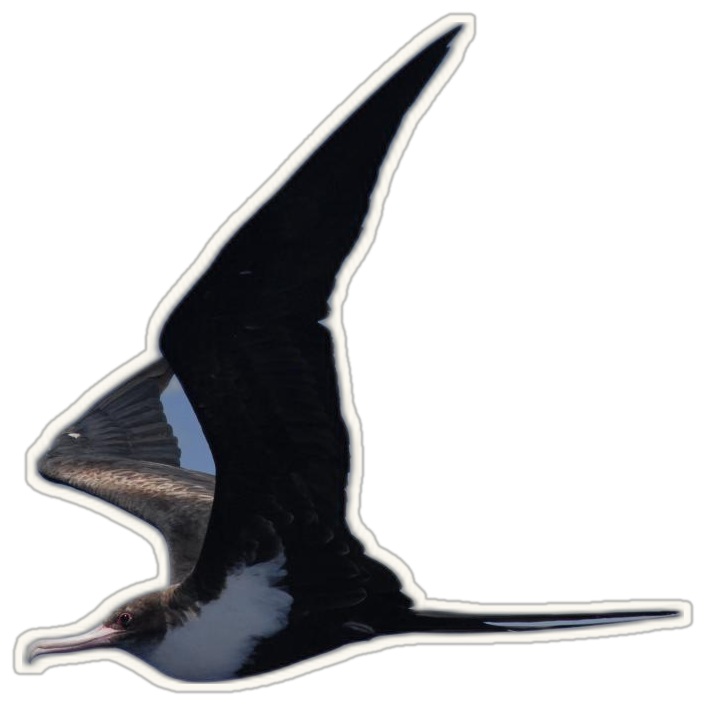
#> input picture العلم المدهش/frigatebird/assets/soar.png, 706 x 706 px
$ python art.py ../img/source/flight-noaa.jpg
#> lines starting #> are read from the running program, lines starting #| are printed output that depends on the picture; after the words box and inside, x2 and y2 are one past the last pixel; in counts of white or black regions, pixels touching at a corner belong together
### studio-kit/collage/cutout.py
"""Cut a subject out of a photo and turn it into a paper sticker (free, local: rembg + Pillow).
  python3 cutout.py in.jpg out.png [--outline 14] [--no-shadow] [--max 1400]
out.png = subject only, transparent background, white sticker outline, trimmed to the subject.
First run downloads the u2net model (~170 MB) into ~/.u2net."""
import argparse
from PIL import Image, ImageFilter, ImageOps

# [17 lines left out: function sticker, not called in this run]

def card(src, dst, max_side=1400, vintage=False):
    """photo prepared for a torn paper card (resized; optional faded vintage look)."""
    im = Image.open(src).convert("RGB"); im.thumbnail((max_side, max_side))
    if vintage:
        g = ImageOps.grayscale(im); im = ImageOps.colorize(ImageOps.autocontrast(g, 2), "#2a2018", "#f2e6cc")
    im.save(dst, quality=90)
    return im.size

# [3 lines that do not run on import are left out]

### العلم المدهش/frigatebird/tools/art.py
"""Printing plates made only from the credited photographs and published figure pixels.
Native photo cut-outs are kept in assets/; --recut is optional and needs rembg/u2netp.
"""
from pathlib import Path
import math, sys
import numpy as np
from PIL import Image, ImageDraw, ImageOps, ImageFilter
from scipy.ndimage import distance_transform_edt, maximum_filter, median_filter
P=Path(__file__).resolve().parents[1]; S=P/'img/source'; A=P/'assets'; A.mkdir(exist_ok=True)
sys.path.insert(0,str(P.parents[1]/'studio-kit/collage'))
import cutout
INK='#16383e'; RED='#b94236'; YELLOW='#ffcf39'

def cut():
    cutout.sticker(S/'flight-noaa.jpg',A/'soar.png',8,1500,'u2netp')
    cutout.sticker(S/'voirin.png',A/'tagged.png',6,900,'u2netp')

def clean_sky():
    # The model leaves a small triangular pocket of blue sky BETWEEN the wings.
    # Local colour key on the photographic pixels, never a hand-painted bird.
    im=Image.open(A/'soar.png').convert('RGBA'); a=np.array(im); r,g,b=a[:,:,:3].astype('int16').transpose(2,0,1); y,x=np.indices(r.shape)
#> in clean_sky, im is the input picture: PIL image 706x706 RGBA; mean R, G, B, A 23.4, 23.7, 24.8, 76.7
#> after `r, g, b = a[:, :, :3].astype('int16').transpose(2, 0, 1)`:
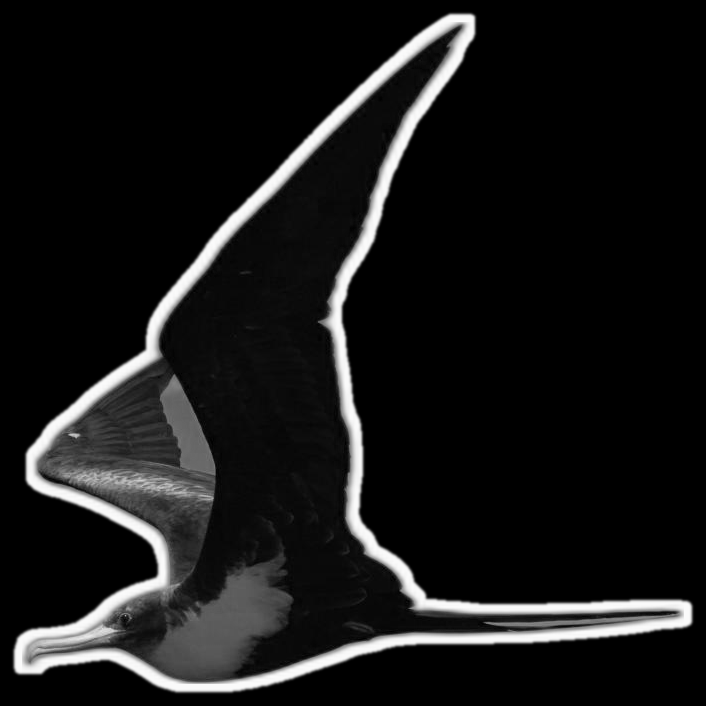
#> r: shape (706, 706) int16; min 0, max 250, mean 23.4
#> after `r, g, b = a[:, :, :3].astype('int16').transpose(2, 0, 1)`:
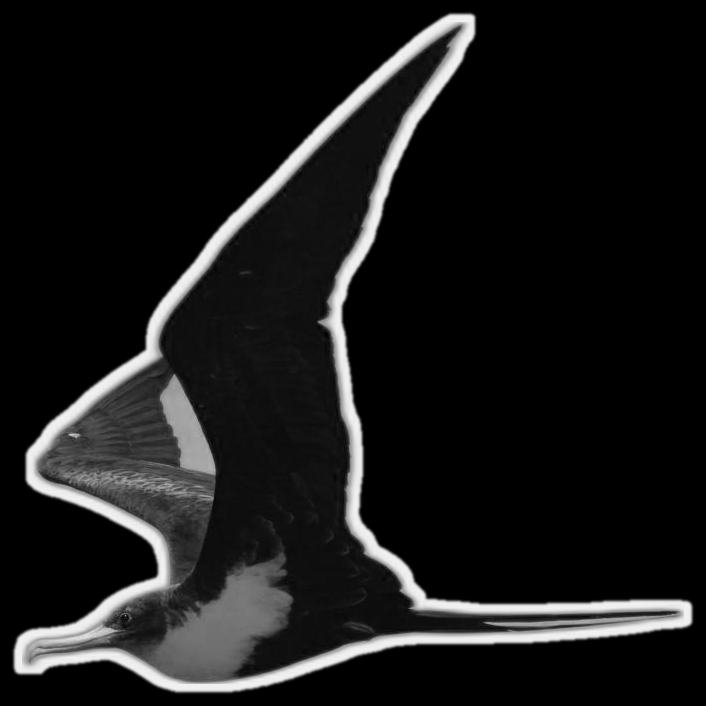
#> b: shape (706, 706) int16; min 0, max 240, mean 24.8
    mask=(x>98)&(x<257)&(y>260)&(y<507)&(b-r>24)&(b-g>10)&(r>65)&(g>88)&(a[:,:,3]>100)
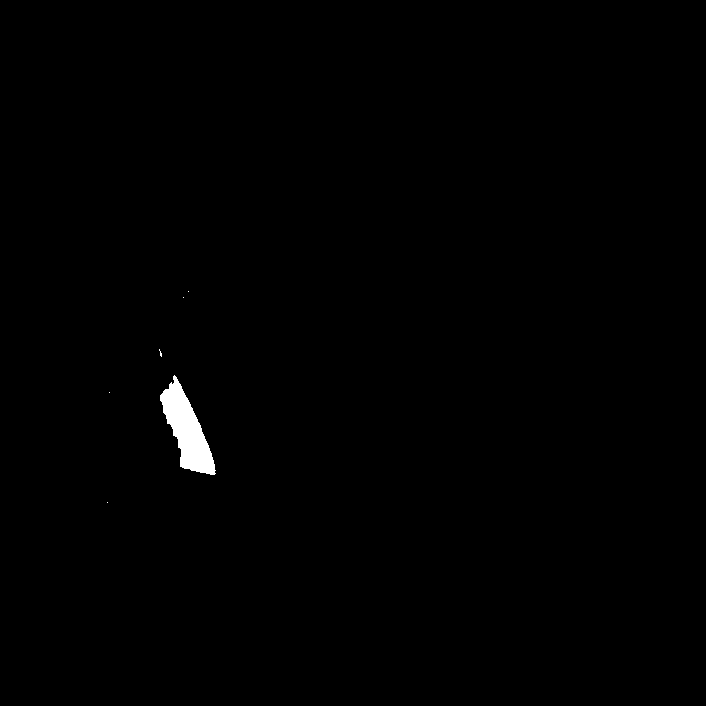
#> mask: shape (706, 706) bool; 0.52% white; 6 white regions (5 under 20 px), largest, box (x1, y1, x2, y2) and area: (160, 375, 216, 475) 2571
    if mask.any():
        near=distance_transform_edt(mask);a[:,:,:3]=np.where(((near>0)&(near<6))[:,:,None],np.array([250,248,240]),a[:,:,:3]);a[:,:,3]=np.where(near>6,0,a[:,:,3])
    Image.fromarray(a).save(A/'flight.png')

def plates():
    # Regrade contextual ocean only. The documentary birds are not recoloured.
    ocean=Image.open(S/'wave.jpg').convert('RGB'); ocean=ImageOps.colorize(ImageOps.autocontrast(ImageOps.grayscale(ocean),1),'#123b49','#c6e0d8');ocean.save(A/'ocean.jpg',quality=94)
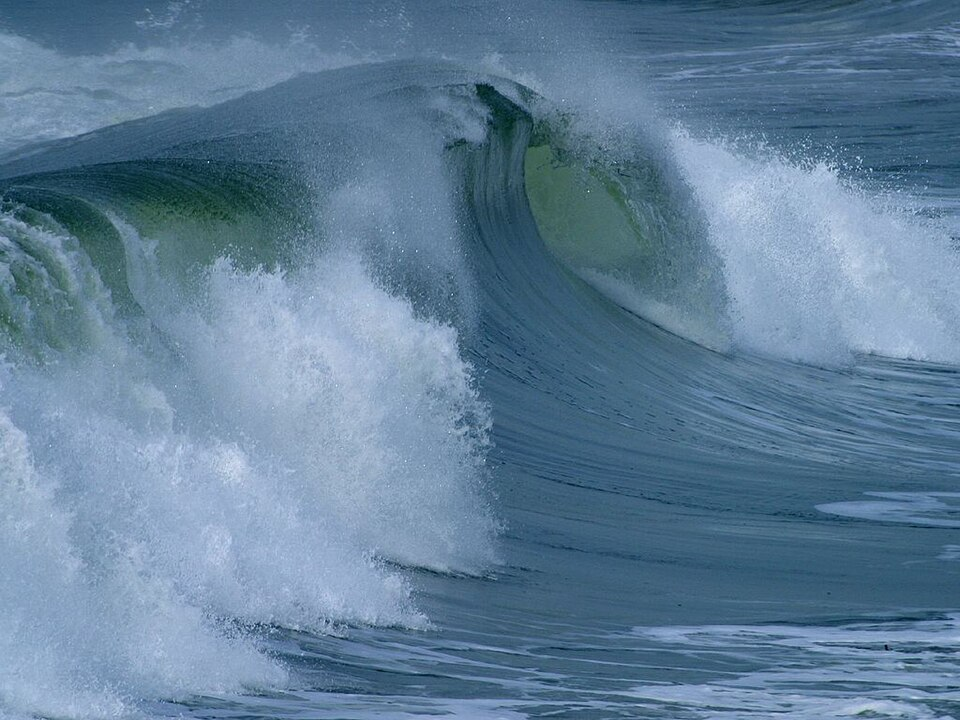
#> input picture العلم المدهش/frigatebird/img/source/wave.jpg, 960 x 720 px
#> in plates, ocean is the input picture: PIL image 960x720 RGB; mean R, G, B 96.2, 126.4, 152.3
#> after `ocean = ImageOps.colorize(ImageOps.autocontrast(ImageOps.grayscale(oce`:
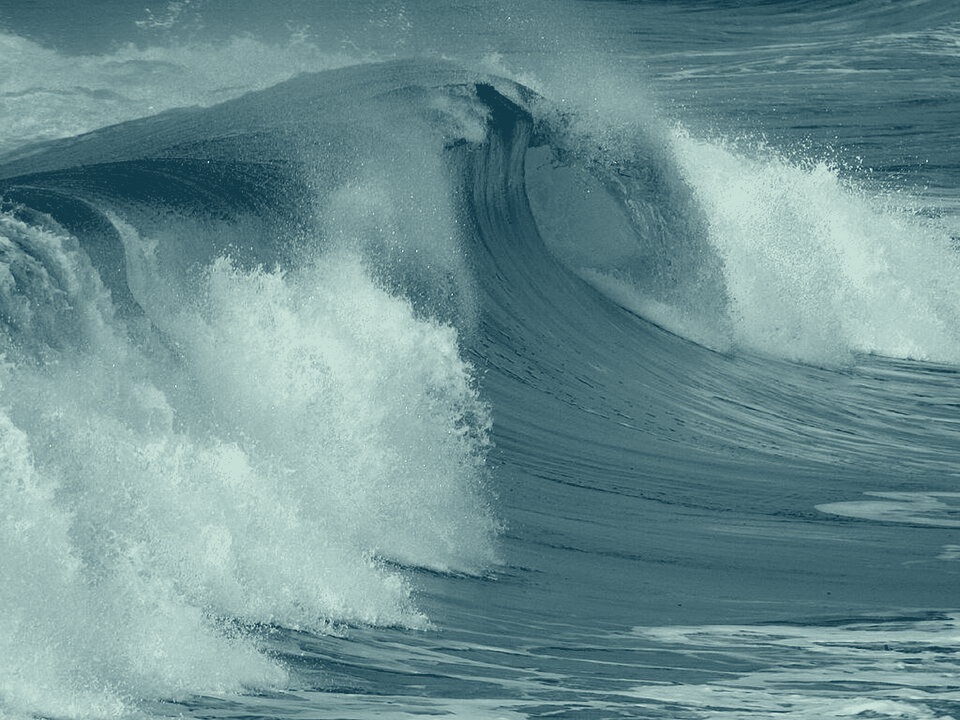
#> ocean: PIL image 960x720 RGB; mean R, G, B 109.6, 142.9, 145.7
    bird=Image.open(S/'flight-noaa.jpg');bird.crop((280,55,1340,966)).save(A/'sky.jpg',quality=95)
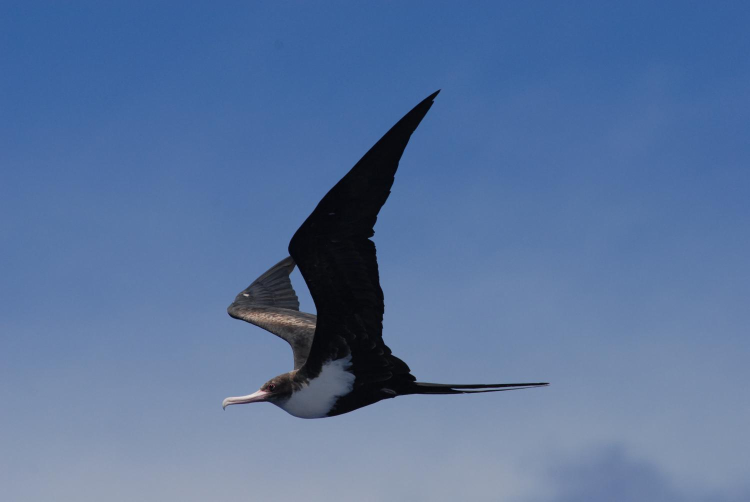
#> input picture العلم المدهش/frigatebird/img/source/flight-noaa.jpg, 1500 x 1004 px (shown at 1/2 size)
#> in plates, bird is the input picture: PIL image 1500x1004 RGB; mean R, G, B 88.9, 115.5, 157.1
#> after `bird = Image.open(S / 'flight-noaa.jpg')`:
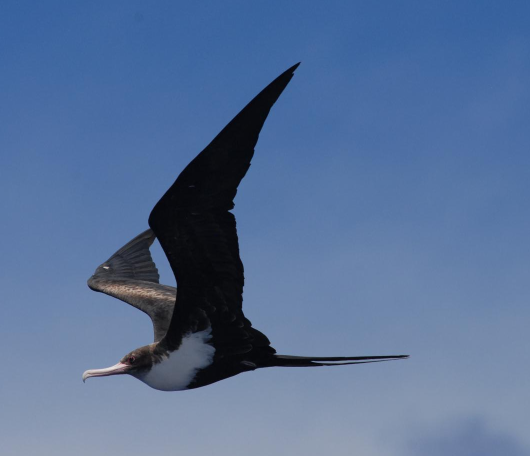
#> saved as sky.jpg: PIL image 1060x911 RGB (shown at 1/2 size); mean R, G, B 86.8, 112.1, 151.8
    cutout.card(S/'genovesa.jpg',A/'colony.jpg')
    real=Image.open(S/'voirin.png').convert('RGB');real.crop((76,144,265,261)).save(A/'head.jpg',quality=98);real.crop((168,116,398,247)).save(A/'back.jpg',quality=98)
    img=Image.open(S/'figure1.jpg').convert('RGB');chart=np.array(img.crop((41,453,299,681)),dtype=float); h,w=chart.shape[:2]; y,x=np.indices((h,w));rgb=chart.max(2)-chart.min(2)
    # Isolate the actual coloured tracks. Keep the shapes and relative locations;
    # omit ridge labels and depth key instead of pretending to reproduce bathymetry.
    paths=np.clip((rgb-10)/48,0,1);paths=.82*paths+.18*maximum_filter(paths,size=2);hsv=np.array(Image.fromarray(chart.astype('uint8')).convert('HSV'))[:,:,0];warm=(hsv<62)|(hsv>185)
    coast=(x>4)&(x<78)&(y>139)&(y<216)&(x*.71+y>151); islands=np.clip((153-chart.mean(2))/99,0,1)*coast*(1-paths)
    relief=median_filter(chart.mean(2),size=11)/255
    paper=np.zeros_like(chart)+np.array([232,231,207]);paper+=(relief[:,:,None]-.48)*[22,26,23];paper-=islands[:,:,None]*[126,107,83];dark=np.zeros_like(chart)+[162,66,49]
    for lo,hi,c in [(15,45,[163,115,38]),(45,95,[44,105,68]),(95,146,[27,94,116]),(146,201,[81,75,129]),(201,241,[155,76,100])]:dark[(hsv>=lo)&(hsv<hi)]=c
    paper=paper*(1-paths[:,:,None])+dark*paths[:,:,None]
    im=Image.fromarray(np.uint8(np.clip(paper,0,255))).resize((774,684),Image.Resampling.LANCZOS); im.save(A/'tracks.png');
    skull=img.crop((15,300,340,399)).convert('L');arr=np.array(ImageOps.invert(skull)).astype(float);alpha=np.uint8(np.clip((arr-10)*1.24,0,255));out=Image.new('RGBA',skull.size,INK);out.putalpha(Image.fromarray(alpha));out.save(A/'skull.png');
    fig=Image.open(S/'figure2.jpg').convert('L');
    for key,x0 in [('uni',446),('bi',73)]:
        # Fig. 2b, 25 s excerpt. Skip coloured outlines; same scaling for ALL rows.
        z=fig.crop((x0,868,x0+338,996));density=np.array(z).astype(float);alpha=np.uint8(np.clip((250-density)*1.7,0,255));im=Image.new('RGBA',z.size,INK);im.putalpha(Image.fromarray(alpha));im.save(A/f'eeg-{key}.png')
    # Deliberately static, cheap-to-render paper: grain, sparse pulp fibres & halftone.
    rng=np.random.default_rng(2907);w=h=256;noise=rng.normal(0,4.7,(h,w));yy,xx=np.indices(noise.shape);dots=(((xx+4)%13-6)**2+((yy+1)%13-6)**2<4)*10
    for k,col in {'cream':(243,231,203),'oat':(224,202,164),'sea':(184,211,202),'blue':(29,67,76),'night':(25,45,51),'white':(246,241,222),'yellow':(244,201,84)}.items():
        data=np.uint8(np.clip(np.array(col)+(noise-dots)[:,:,None],0,255));im=Image.fromarray(data);d=ImageDraw.Draw(im);rg=np.random.default_rng(529)
        for _ in range(65):
            x,y=rg.integers(0,256,2);delta=int(rg.choice([-1,1]))*8;d.line((x,y,x+int(rg.integers(2,9)),y+1),fill=tuple(np.uint8(np.clip(np.array(col)+delta,0,255))))
        im.save(A/f'paper-{k}.jpg',quality=87)
if __name__=='__main__':
    if '--recut' in sys.argv:cut()
#> (the run stopped early here; a loop or call above may not have finished)
